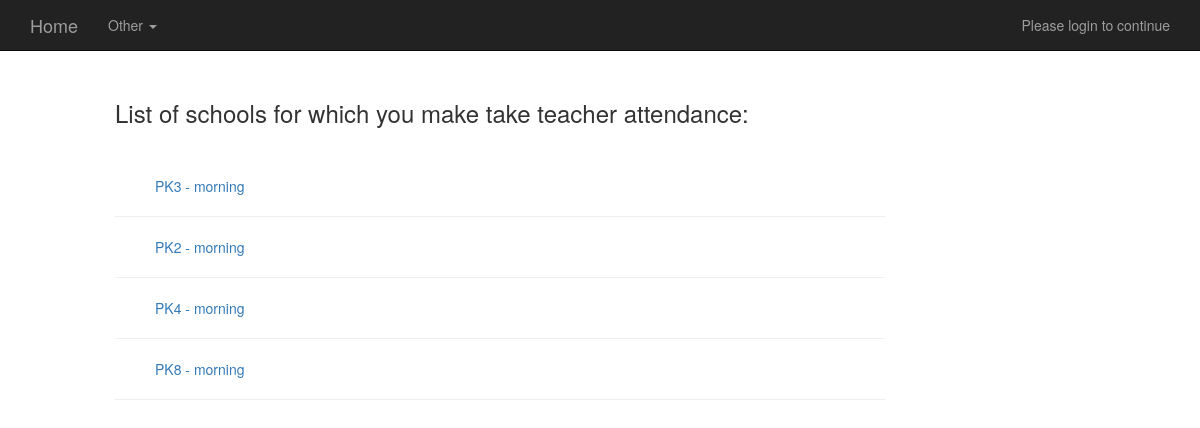
The page /affiliated_schools_tattendance/ on the database as committed earlier.
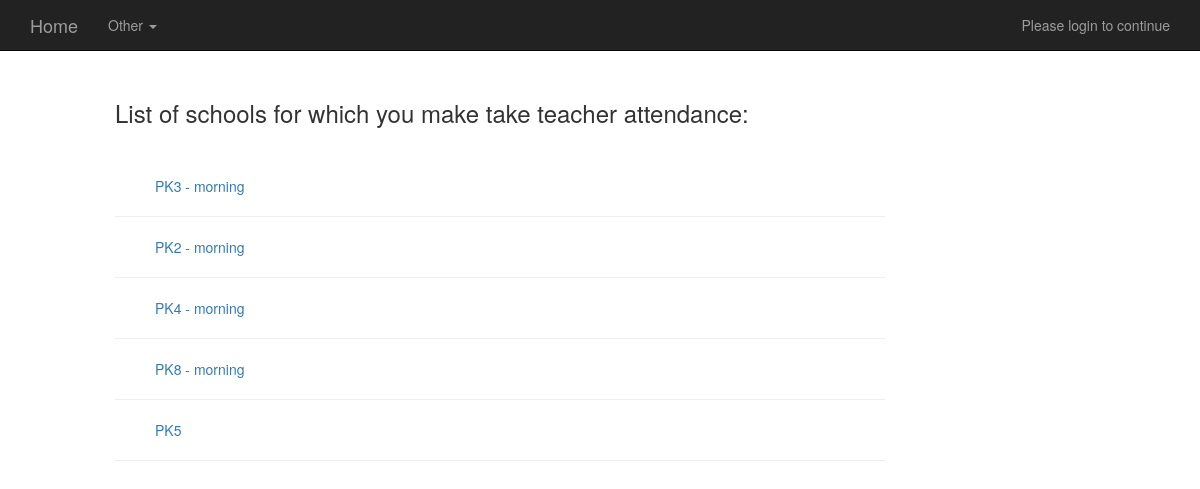
The same page on the database as committed later.
### schools/models.py (models this page shows, shortened)
class School(models.Model):
        school_name = models.CharField(max_length=255)
        school_address = models.CharField(max_length=255)
        city = models.CharField(max_length=255)
        date_opened = models.DateField(auto_now=False, auto_now_add=False)
        school_notes = models.TextField(max_length=2500, null=True, blank=True)
        def __unicode__(self):
            return self.school_name

### tattendance/views.py (the view)
# urls.py: url(r'^affiliated_schools_tattendance/$', tatt.tattendance_affiliated_schools, name='taffiliated_schools'),
def tattendance_affiliated_schools(request):
	schools = School.objects.all()
	return render(request, 'tattendance_affiliated schools.html', {'affiliated_schools': schools})

### templates/tattendance_affiliated schools.html
{% extends "base.html" %}
{% load staticfiles %}
{% load crispy_forms_tags %}
 {% block content %}
<br>
<div class='col-sm-8 col-sm-offset-1'>
<br>
	<h3> List of schools for which you make take teacher attendance:</h3>
	<br>
	<br>
    {% for obj in affiliated_schools %}
    	<ul>
            <a href="{% url 'tattendance_dates' obj.pk %}">
            {{ obj}}
        	</a>
        </ul>
        <hr/>
    {% endfor %}
</div>
{% endblock %}

### templates/base.html (shortened to what this page needs)
{% load staticfiles %}
{% load staticfiles %}
<!DOCTYPE html>
<html lang="en">
  <head>
    <link href="{% static 'css/bootstrap.min.css' %}" rel="stylesheet">
    <link href="{% static 'css/ie10-viewport-bug-workaround.css' %}" rel="stylesheet">
    <link href="{% static 'css/base.css' %}" rel="stylesheet"/>
    <link rel="stylesheet" href="https://ajax.googleapis.com/ajax/libs/jqueryui/1.11.4/themes/smoothness/jquery-ui.css">
  {% include 'navbar.html' %}
    <link href="{% static 'css/base.css' %}" rel="stylesheet"/>
  </head>
  <body>
    <br>
    <br>
    {% block content %}
    {% endblock %}
  </body>
</html>

### templates/navbar.html (shortened to what this page needs)
    <nav class="navbar navbar-inverse navbar-fixed-top">
      <div class="container">
        <div class="navbar-header">
          <a class="navbar-brand" href='{% url "user_homepage" %}'>Home</a>
        </div>
        <div id="navbar" class="navbar-collapse collapse">
        <ul class="nav navbar-nav">
                <li class="dropdown">
                <a href="#" class="dropdown-toggle" data-toggle="dropdown" role="button" aria-haspopup="true" aria-expanded="false"> Other <span class="caret"></span></a>
              </li>
            </ul>
          <ul class="nav navbar-nav navbar-right">
          {% if not request.user.is_authenticated %}
              <li><a href=''>Please login to continue</a></li>
          {% endif %}
          </ul>
        </div>
      </div>
    </nav>

### static/css/base.css (style rules this page uses)
.navbar { margin-bottom:0; }

Rows that differ between the two databases and show on the page:
added School: school_name "PK5"
